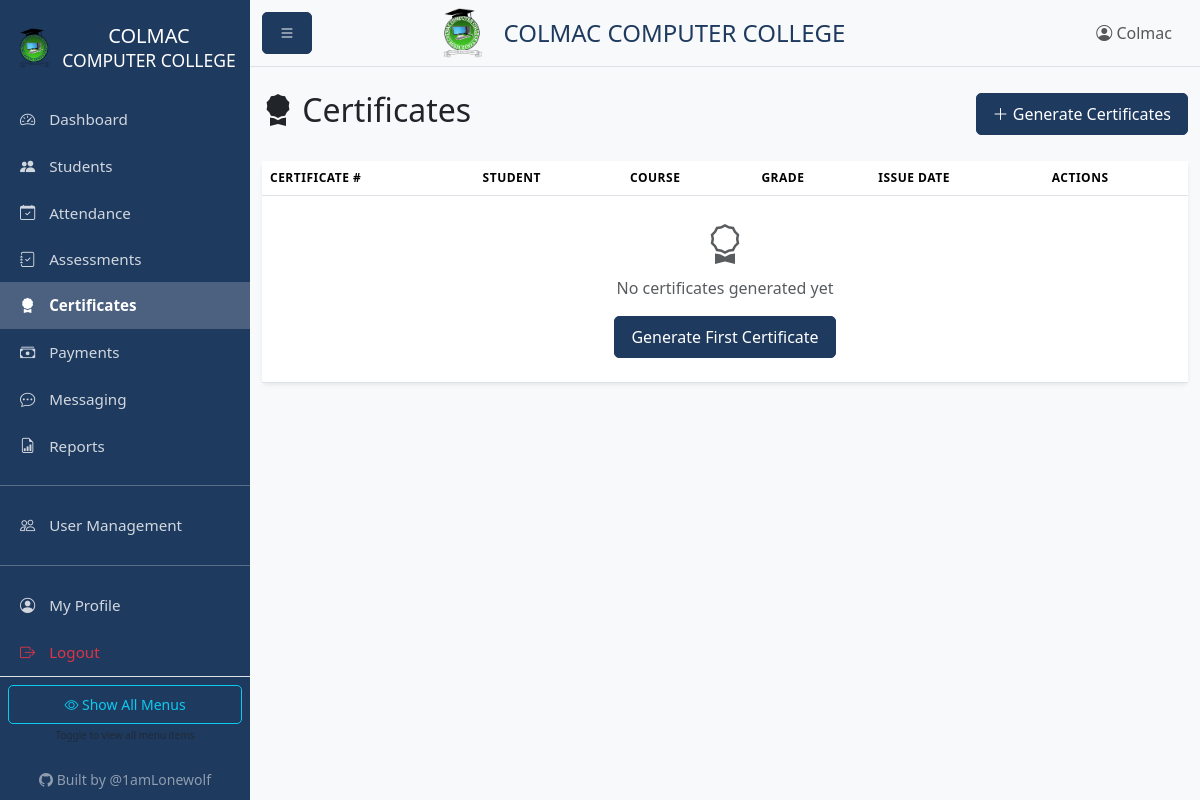
The page /certificates (signed in) on the database as committed earlier.
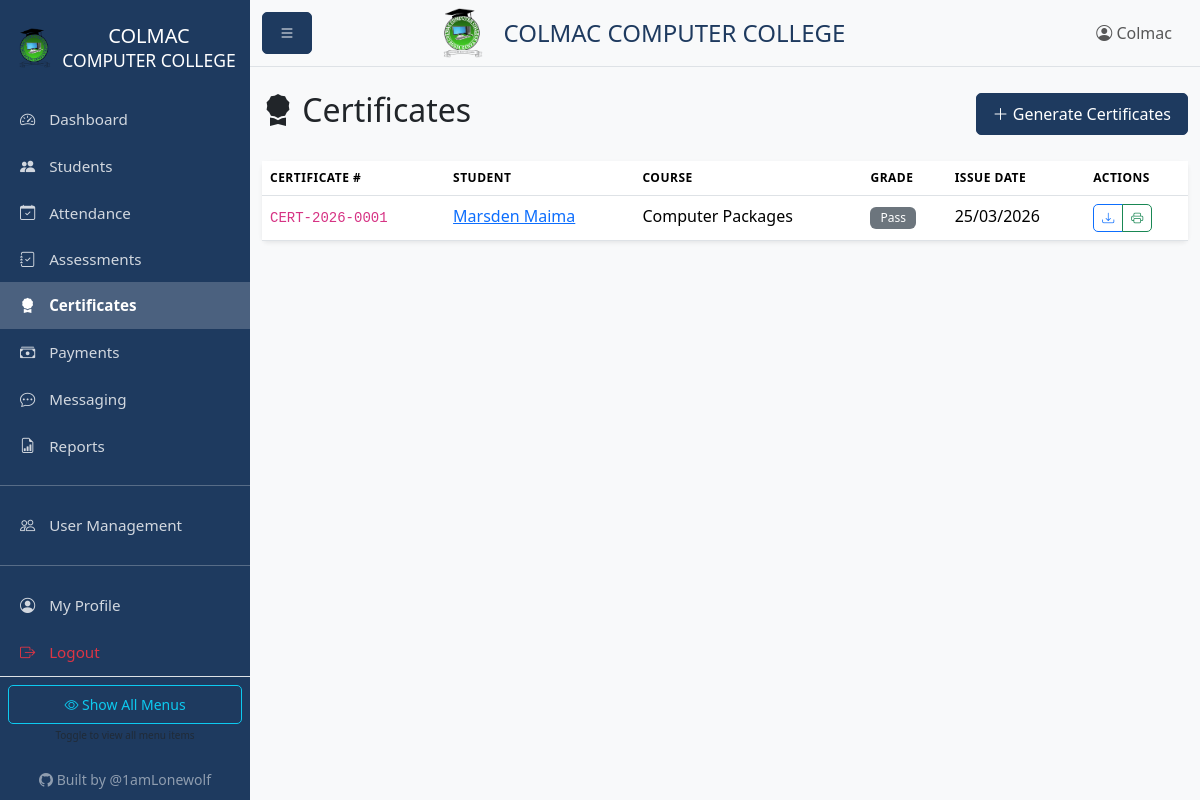
The same page on the database as committed later.
### models.py (models this page shows, shortened)
class Certificate(db.Model):
    id = db.Column(db.Integer, primary_key=True)
    student_id = db.Column(db.Integer, db.ForeignKey('student.id'), nullable=False)
    certificate_number = db.Column(db.String(50), unique=True, nullable=False)
    issue_date = db.Column(db.DateTime, default=datetime.utcnow)
    course_name = db.Column(db.String(100))
    modules_completed = db.Column(db.String(500))  # Comma-separated list
    grade = db.Column(db.String(10))  # Pass, Credit, Distinction
    pdf_path = db.Column(db.String(255))
    created_at = db.Column(db.DateTime, default=datetime.utcnow)

class Student(db.Model):
    id = db.Column(db.Integer, primary_key=True)
    name = db.Column(db.String(100), nullable=False)
    phone = db.Column(db.String(20))
    email = db.Column(db.String(120))
    id_number = db.Column(db.String(50))  # National ID or student ID
    gender = db.Column(db.String(10))
    enrollment_date = db.Column(db.DateTime, default=datetime.utcnow)
    cohort = db.Column(db.String(50))  # e.g., "Jan-Mar 2026"
    status = db.Column(db.String(20), default='active')  # active, completed, dropped
    created_at = db.Column(db.DateTime, default=datetime.utcnow)
    updated_at = db.Column(db.DateTime, default=datetime.utcnow, onupdate=datetime.utcnow)
    attendances = db.relationship('Attendance', backref='student', lazy=True, cascade='all, delete-orphan')
    assessments = db.relationship('Assessment', backref='student', lazy=True, cascade='all, delete-orphan')
    certificates = db.relationship('Certificate', backref='student', lazy=True, cascade='all, delete-orphan')
    payments = db.relationship('Payment', backref='student', lazy=True, cascade='all, delete-orphan')

### blueprints/certificates.py (the view)
@certificates_bp.route('')
@login_required
def index():
    page = request.args.get('page', 1, type=int)
    certificates = Certificate.query.order_by(Certificate.created_at.desc()).paginate(
        page=page, per_page=10, error_out=False
    )
    return render_template('certificates/index.html', certificates=certificates)

### app.py (called while the page is built)
@app.context_processor
def inject_config():
    return {
        'COURSE_FEE': app.config['COURSE_FEE'],
        'COURSE_NAME': app.config['COURSE_NAME']
    }

### models.py (called while the page is built)
def init_login_manager(app):
    login_manager.init_app(app)
    login_manager.login_view = 'auth.login'
    @login_manager.user_loader
    def load_user(user_id):
        return User.query.get(int(user_id))

    @property
    def is_admin(self):
        return self.role == 'admin'

    @property
    def is_instructor(self):
        return self.role in ['admin', 'instructor']

    @property
    def is_receptionist(self):
        return self.role in ['admin', 'receptionist']

    def get_permissions(self):
        import json
        try:
            return json.loads(self.custom_permissions or '{}')
        except:
            return {}

    def has_permission(self, key):
        perms = self.get_permissions()
        return perms.get(key, False)

### templates/certificates/index.html (shortened to what this page needs)
{% extends "base.html" %}
{% block content %}
<div class="d-flex justify-content-between align-items-center mb-4">
    <h2><i class="bi bi-award-fill"></i> Certificates</h2>
    <a href="{{ url_for('certificates.generate') }}" class="btn btn-primary">
        <i class="bi bi-plus-lg"></i> Generate Certificates
    </a>
</div>
<div class="card">
    <div class="card-body p-0">
        <div class="table-responsive">
            <table class="table table-hover mb-0">
                <thead class="bg-light">
                    <tr>
                        <th>Certificate #</th>
                        <th>Student</th>
                        <th>Course</th>
                        <th>Grade</th>
                        <th>Issue Date</th>
                        <th>Actions</th>
                    </tr>
                </thead>
                <tbody>
                    {% for cert in certificates.items %}
                    <tr>
                        <td><code>{{ cert.certificate_number }}</code></td>
                        <td>
                            <a href="{{ url_for('students.view', id=cert.student_id) }}">
                                {{ cert.student.name }}
                            </a>
                        </td>
                        <td>{{ cert.course_name }}</td>
                        <td>
                            {% if cert.grade == 'Distinction' %}
                                <span class="badge bg-success">{{ cert.grade }}</span>
                            {% elif cert.grade == 'Credit' %}
                                <span class="badge bg-primary">{{ cert.grade }}</span>
                            {% else %}
                                <span class="badge bg-secondary">{{ cert.grade }}</span>
                            {% endif %}
                        </td>
                        <td>{{ cert.issue_date.strftime('%d/%m/%Y') }}</td>
                        <td>
                            <div class="btn-group btn-group-sm">
                                <a href="{{ url_for('certificates.download', id=cert.id) }}" class="btn btn-outline-primary" title="Download">
                                    <i class="bi bi-download"></i>
                                </a>
                                <a href="{{ url_for('certificates.print', id=cert.id) }}" class="btn btn-outline-success" title="Print" target="_blank">
                                    <i class="bi bi-printer"></i>
                                </a>
                            </div>
                        </td>
                    </tr>
                    {% else %}
                    <tr>
                        <td colspan="6" class="text-center text-muted py-4">
                            <i class="bi bi-award display-4"></i>
                            <p class="mt-2">No certificates generated yet</p>
                            <a href="{{ url_for('certificates.generate') }}" class="btn btn-primary">
                                Generate First Certificate
                            </a>
                        </td>
                    </tr>
                    {% endfor %}
                </tbody>
            </table>
        </div>
    </div>
</div>
{% endblock %}

Rows that differ between the two databases and show on the page:
added Certificate: certificate_number "CERT-2026-0001", student.name "Marsden Maima", course_name "Computer Packages", grade "Pass", issue_date "25/03/2026"
Other text that changed with them:
text no longer shown: "No certificates generated yet Generate First Certificate"
